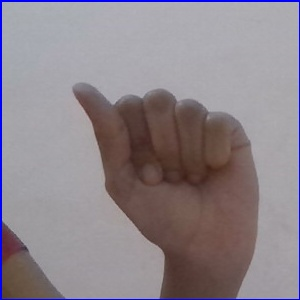
#> input picture dataset/A/0.jpg, 300 x 300 px; its folder holds only this picture in this run
$ python train_model.py
#> lines starting #> are read from the running program, lines starting #| are printed output that depends on the picture
import cv2
import os
import numpy as np

dataset_path = "dataset"

labels = []
features = []

label_map = {
    "A": 0,
    "B": 1,
    "C": 2
}

print("📊 Loading dataset...")

for label in os.listdir(dataset_path):
    folder_path = os.path.join(dataset_path, label)

    for img_name in os.listdir(folder_path):
        img_path = os.path.join(folder_path, img_name)

        img = cv2.imread(img_path, cv2.IMREAD_GRAYSCALE)
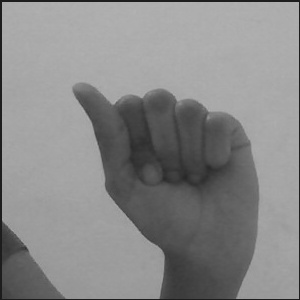
#> img: shape (300, 300); min 24, max 178, mean 136.8
        img = cv2.resize(img, (64, 64))
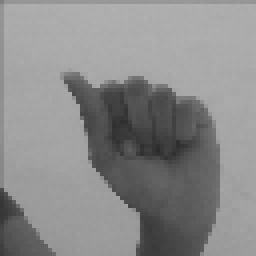
#> img: shape (64, 64) (shown 4 times larger); min 42, max 177, mean 138.5
        img = img.flatten()
#> img = 4096 values, max 177 at index 156, min 42 at index 2407, mean 138.5

        features.append(img)
        labels.append(label_map[label])
#> pass 2 of the loop `for label in os.listdir(dataset_path):`:
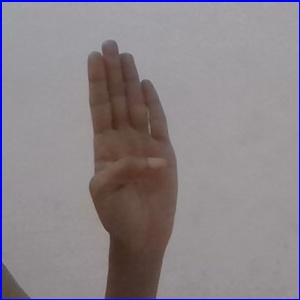
#> input picture dataset/B/0.jpg, 300 x 300 px
#> `img = cv2.imread(img_path, cv2.IMREAD_GRAYSCALE)`:
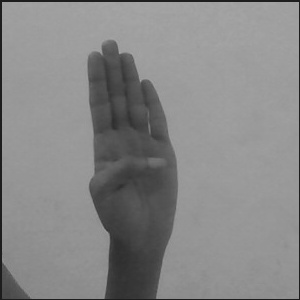
#> img: shape (300, 300); min 25, max 167, mean 135.1
#> `img = cv2.resize(img, (64, 64))`:
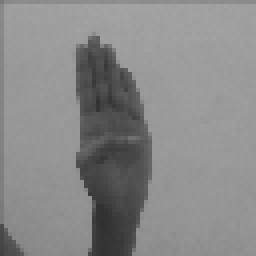
#> img: shape (64, 64) (shown 4 times larger); min 48, max 164, mean 136.8
#> `img = img.flatten()`: img = 4096 values, max 164 at index 285, min 48 at index 3545, mean 136.8

features = np.array(features, dtype=np.float32)
labels = np.array(labels)

print("🤖 Training KNN model...")

knn = cv2.ml.KNearest_create()
knn.train(features, cv2.ml.ROW_SAMPLE, labels)

knn.save("gesture_knn.yml")

print("✅ Model trained successfully!")
print("💾 Saved as gesture_knn.yml")
